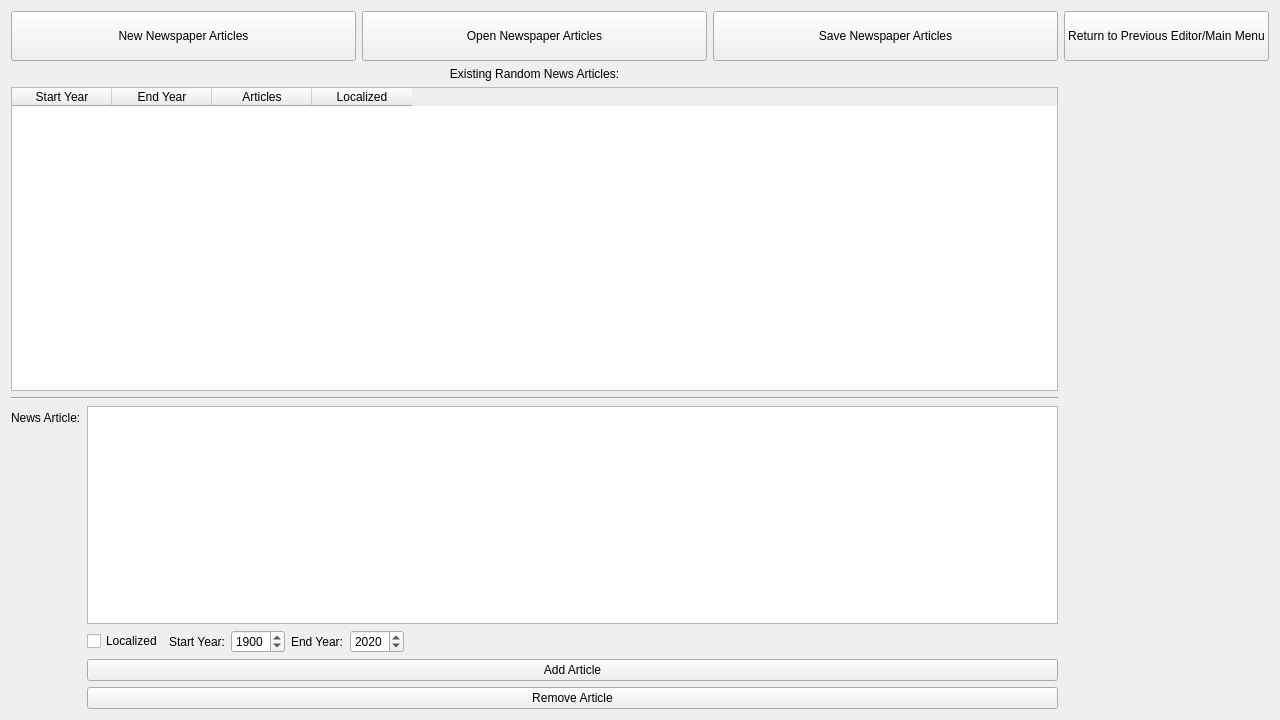
<?xml version="1.0" encoding="UTF-8"?>
<ui version="4.0">
 <class>NewspaperArticleEditor</class>
 <widget class="QWidget" name="NewspaperArticleEditor">
  <property name="geometry">
   <rect>
    <x>0</x>
    <y>0</y>
    <width>1280</width>
    <height>720</height>
   </rect>
  </property>
  <property name="windowTitle">
   <string>Form</string>
  </property>
  <layout class="QGridLayout" name="gridLayout">
   <item row="0" column="1" rowspan="2">
    <layout class="QVBoxLayout" name="verticalLayout">
     <item>
      <widget class="QPushButton" name="button_ReturnToPrevious">
       <property name="minimumSize">
        <size>
         <width>0</width>
         <height>50</height>
        </size>
       </property>
       <property name="text">
        <string>Return to Previous Editor/Main Menu</string>
       </property>
      </widget>
     </item>
     <item>
      <spacer name="verticalSpacer">
       <property name="orientation">
        <enum>Qt::Vertical</enum>
       </property>
       <property name="sizeHint" stdset="0">
        <size>
         <width>20</width>
         <height>40</height>
        </size>
       </property>
      </spacer>
     </item>
    </layout>
   </item>
   <item row="0" column="0">
    <layout class="QHBoxLayout" name="horizontalLayout">
     <item>
      <widget class="QPushButton" name="button_newNewspaper">
       <property name="minimumSize">
        <size>
         <width>0</width>
         <height>50</height>
        </size>
       </property>
       <property name="text">
        <string>New Newspaper Articles</string>
       </property>
      </widget>
     </item>
     <item>
      <widget class="QPushButton" name="button_OpenNewspaper">
       <property name="minimumSize">
        <size>
         <width>0</width>
         <height>50</height>
        </size>
       </property>
       <property name="text">
        <string>Open Newspaper Articles</string>
       </property>
      </widget>
     </item>
     <item>
      <widget class="QPushButton" name="button_SaveNewspaper">
       <property name="minimumSize">
        <size>
         <width>0</width>
         <height>50</height>
        </size>
       </property>
       <property name="text">
        <string>Save Newspaper Articles</string>
       </property>
      </widget>
     </item>
    </layout>
   </item>
   <item row="1" column="0">
    <layout class="QVBoxLayout" name="verticalLayout_2">
     <item>
      <widget class="QLabel" name="label">
       <property name="text">
        <string>Existing Random News Articles:</string>
       </property>
       <property name="alignment">
        <set>Qt::AlignCenter</set>
       </property>
      </widget>
     </item>
     <item>
      <widget class="QTableWidget" name="table_Newspaper">
       <column>
        <property name="text">
         <string>Start Year</string>
        </property>
       </column>
       <column>
        <property name="text">
         <string>End Year</string>
        </property>
       </column>
       <column>
        <property name="text">
         <string>Articles</string>
        </property>
       </column>
       <column>
        <property name="text">
         <string>Localized</string>
        </property>
       </column>
      </widget>
     </item>
     <item>
      <widget class="Line" name="line">
       <property name="orientation">
        <enum>Qt::Horizontal</enum>
       </property>
      </widget>
     </item>
     <item>
      <layout class="QFormLayout" name="formLayout_2">
       <property name="fieldGrowthPolicy">
        <enum>QFormLayout::AllNonFixedFieldsGrow</enum>
       </property>
       <item row="0" column="0">
        <widget class="QLabel" name="label_3">
         <property name="text">
          <string>News Article:</string>
         </property>
        </widget>
       </item>
       <item row="0" column="1">
        <widget class="QPlainTextEdit" name="textbox_NewspaperArticle"/>
       </item>
       <item row="2" column="1">
        <layout class="QHBoxLayout" name="horizontalLayout_2">
         <item>
          <widget class="QCheckBox" name="checkbox_NewspaperLocalized">
           <property name="text">
            <string>Localized</string>
           </property>
          </widget>
         </item>
         <item>
          <widget class="QLabel" name="label_2">
           <property name="text">
            <string>Start Year:</string>
           </property>
          </widget>
         </item>
         <item>
          <widget class="QSpinBox" name="spinner_StartingYear">
           <property name="minimum">
            <number>1800</number>
           </property>
           <property name="maximum">
            <number>9999</number>
           </property>
           <property name="singleStep">
            <number>1</number>
           </property>
           <property name="value">
            <number>1900</number>
           </property>
          </widget>
         </item>
         <item>
          <widget class="QLabel" name="label_4">
           <property name="text">
            <string>End Year:</string>
           </property>
          </widget>
         </item>
         <item>
          <widget class="QSpinBox" name="spinner_EndingYear">
           <property name="minimum">
            <number>1800</number>
           </property>
           <property name="maximum">
            <number>9999</number>
           </property>
           <property name="value">
            <number>2020</number>
           </property>
          </widget>
         </item>
         <item>
          <spacer name="horizontalSpacer">
           <property name="orientation">
            <enum>Qt::Horizontal</enum>
           </property>
           <property name="sizeHint" stdset="0">
            <size>
             <width>40</width>
             <height>20</height>
            </size>
           </property>
          </spacer>
         </item>
        </layout>
       </item>
       <item row="3" column="1">
        <widget class="QPushButton" name="button_addArticle">
         <property name="text">
          <string>Add Article</string>
         </property>
        </widget>
       </item>
       <item row="4" column="1">
        <widget class="QPushButton" name="button_removeArticle">
         <property name="text">
          <string>Remove Article</string>
         </property>
        </widget>
       </item>
      </layout>
     </item>
    </layout>
   </item>
  </layout>
 </widget>
 <resources/>
 <connections/>
</ui>
